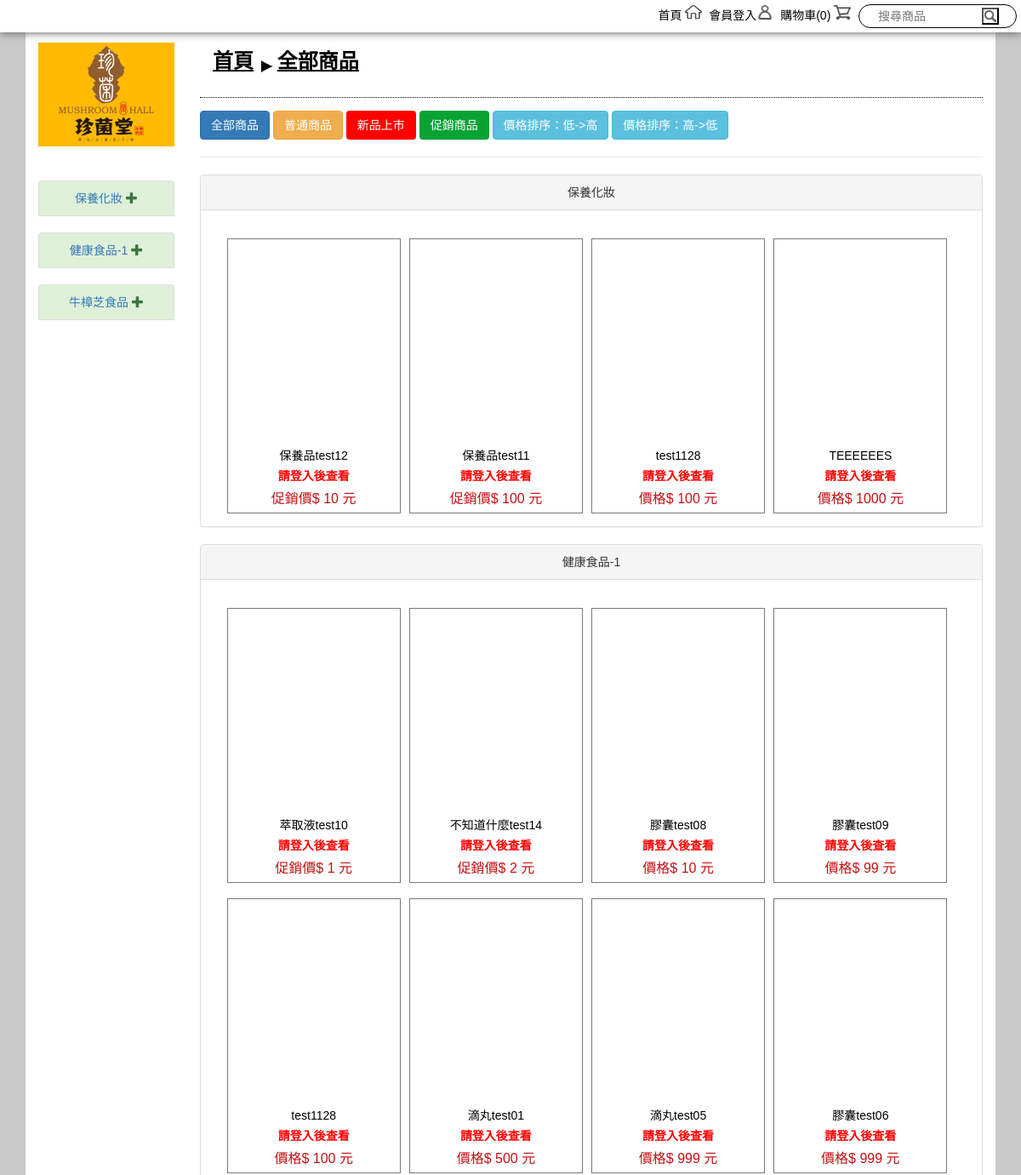
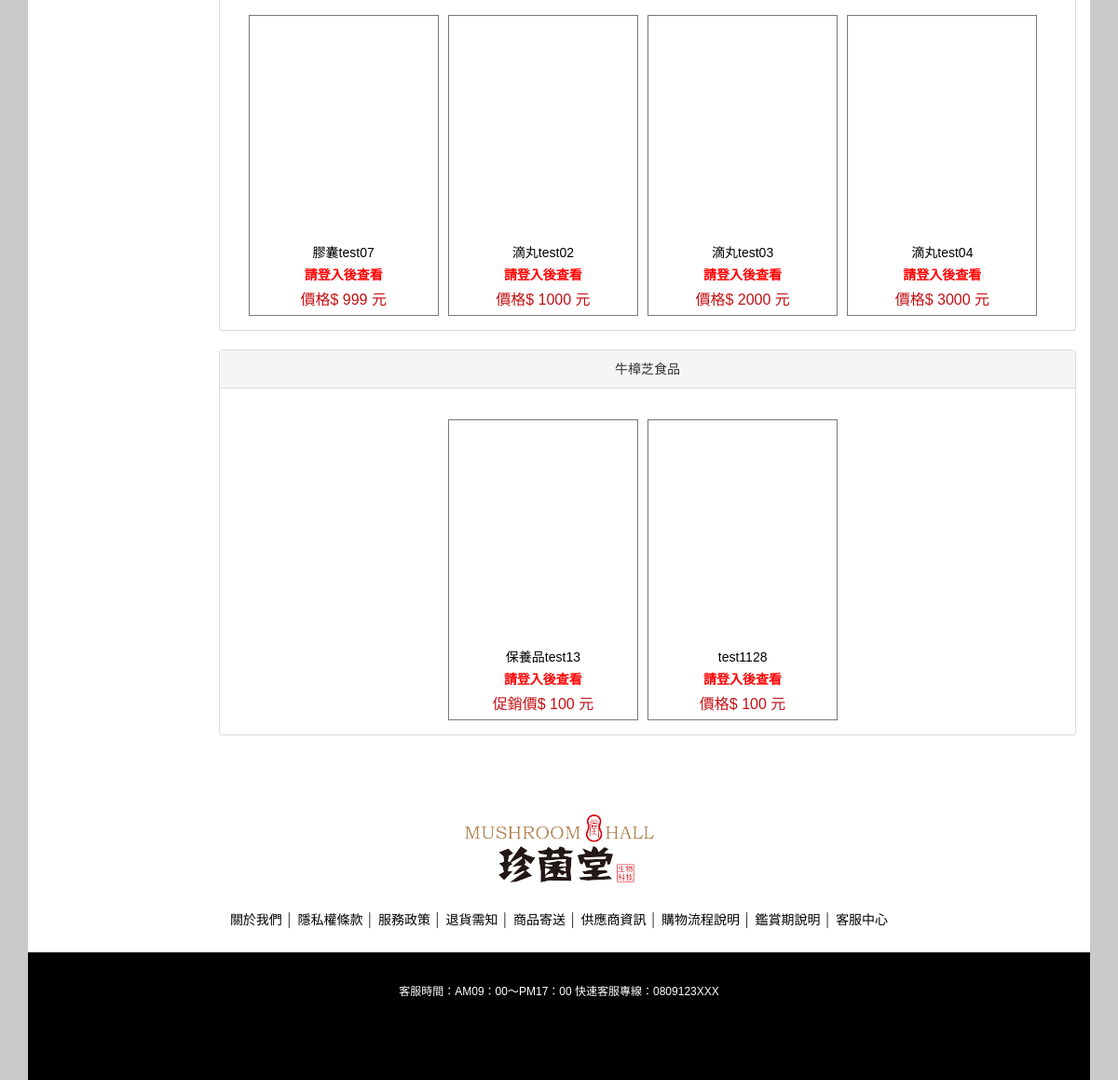
The page /pd_query.php on the database its author committed (2 pictures, top to bottom).
### tables this page shows
CREATE TABLE `proclass` (
  `no` int(11) NOT NULL COMMENT '類別編號 (PK)',
  `parent` int(11) NOT NULL COMMENT '上層編號(0:主類別，>0: 次類別)',
  `pcname` varchar(50) NOT NULL COMMENT '類別名稱',
  `sort` int(11) NOT NULL DEFAULT '1' COMMENT '類別順序(1最小)',
  `status` char(1) NOT NULL COMMENT '類別狀態(0:下架，1:上架)',
  `lang` varchar(10) NOT NULL COMMENT '語系代碼',
  `addtime` datetime NOT NULL COMMENT '建立時間',
  `updatetime` datetime NOT NULL COMMENT '修改時間'
);

CREATE TABLE `protags` (
  `no` int(11) NOT NULL COMMENT '標籤編號(流水號) ',
  `name` varchar(20) NOT NULL COMMENT '標籤名稱',
  `pic` varchar(50) NOT NULL COMMENT '圖片檔名',
  `color` varchar(10) NOT NULL COMMENT '標籤色碼',
  `sort` int(11) NOT NULL DEFAULT '1' COMMENT '標籤順序(1最小)',
  `lang` varchar(10) NOT NULL COMMENT '語系代碼',
  `addtime` datetime NOT NULL COMMENT '建立時間',
  `updatetime` datetime NOT NULL COMMENT '修改時間'
);

CREATE TABLE `products` (
  `proid` varchar(20) NOT NULL COMMENT '商品編號 (PK)',
  `suppid` varchar(20) NOT NULL COMMENT '供應商ID',
  `proname` varchar(50) NOT NULL COMMENT '商品名稱',
  `prointro` varchar(100) NOT NULL COMMENT '商品簡短說明',
  `pcno` int(11) NOT NULL COMMENT '商品主類別',
  `price` int(11) NOT NULL COMMENT '價格',
  `PV` int(11) NOT NULL COMMENT 'PV值',
  `bonuce` int(11) NOT NULL COMMENT '紅利',
  `stock` int(11) NOT NULL COMMENT '庫存量',
  `prodetail` text NOT NULL COMMENT '商品詳細說明',
  `protags` int(11) NOT NULL COMMENT '標籤編號(單選、標記效果) ',
  `weight` float NOT NULL DEFAULT '0' COMMENT '商品重量(KG)',
  `size` varchar(50) NOT NULL COMMENT '商品長寬高',
  `promo_start` datetime NOT NULL COMMENT '促銷起始時間',
  `promo_end` datetime NOT NULL COMMENT '促銷結束時間',
  `promo_price` int(11) NOT NULL COMMENT '促銷價格',
  `promo_PV` int(11) NOT NULL COMMENT '促銷PV值',
  `promo_bonuce` int(11) NOT NULL COMMENT '促銷紅利值',
  `uptime` datetime NOT NULL COMMENT '上架時間',
  `downtime` datetime NOT NULL COMMENT '下架時間',
  `memo` varchar(250) NOT NULL COMMENT '備註',
  `checkmemo` varchar(250) NOT NULL COMMENT '審核說明',
  `checktime` datetime NOT NULL COMMENT '審核時間',
  `status` char(1) NOT NULL DEFAULT '1' COMMENT '商品狀態(0:審核未通過,1:待審核,2:審核通過,3:上架,9:下架)',
  `lang` varchar(10) NOT NULL COMMENT '語系代碼',
  `viewcounts` int(11) NOT NULL DEFAULT '0' COMMENT '瀏覽次數',
  `addtime` datetime NOT NULL COMMENT '建立時間',
  `updatetime` datetime NOT NULL COMMENT '修改時間'
);

CREATE TABLE `productclass` (
  `no` int(11) NOT NULL COMMENT '圖片流水號(PK)',
  `proid` varchar(20) NOT NULL COMMENT '商品編號',
  `pcno1` int(11) NOT NULL COMMENT '商品類別編號(第1層)',
  `pcno2` int(11) NOT NULL COMMENT '商品類別編號(第2層)',
  `pcno3` int(11) NOT NULL COMMENT '商品類別編號(第3層)',
  `addtime` datetime NOT NULL COMMENT '建立時間',
  `updatetime` datetime NOT NULL COMMENT '修改時間'
);

### side_bar2.php (called while the page is built, shortened)
<?php
$classOne = [];
$classOneSql = 'SELECT A.no AS first_no, A.pcname AS first_name FROM proclass A WHERE A.parent=0 AND A.status=1 ORDER BY A.sort ASC';
$classOneRes = mysqli_query($conn, $classOneSql);
while ($classOneRow = mysqli_fetch_assoc($classOneRes)) {
    $classOne[] = $classOneRow;
}
?>

### pd_query.php (the view, shortened to what this page needs)
<?php
include 'db.php';
$isLogin = !empty($_SESSION['user']);
$products = [];
$productsSql = 'SELECT products.proid, products.proname, products.price, products.PV, products.bonuce, products.uptime, products.downtime, products.status, products.protags, products.promo_price, products.promo_PV, products.promo_bonuce, protags.name, protags.pic, protags.color, productclass.pcno1, productclass.pcno2, productclass.pcno3 FROM (SELECT * FROM products WHERE status=3 OR status=8) products LEFT JOIN protags ON products.protags=protags.no LEFT JOIN productclass ON products.proid=productclass.proid';
$productsRes = mysqli_query($conn, $productsSql);
while ($productsRow = mysqli_fetch_assoc($productsRes)) {
    $products[] = $productsRow;
}
$tmpArray = [];
foreach ($products as $product) {
    if ($product['status'] == 8) {
        if (!(time() > strtotime($product['uptime']) && time() < strtotime($product['downtime']))) {
        } else {
            $tmpArray[] = $product;
        }
    } else {
        $tmpArray[] = $product;
    }
}
$products = $tmpArray;
$tmpArray = [];
foreach ($products as $k => $v) {
    if ($v['protags'] == 2) {
        $tmpArray[$k] = $v['promo_price'];
    } else {
        $tmpArray[$k] = $v['price'];
    }
}
if (!isset($_GET['order'])) {
    asort($tmpArray);
}
$sortArray = [];
foreach ($tmpArray as $k => $v) {
    $sortArray[] = $products[$k];
}
$products = $sortArray;
$protags = [];
$protagsSql = 'SELECT no, name, pic, color FROM protags';
$protagsRes = mysqli_query($conn, $protagsSql);
while ($protagsRow = mysqli_fetch_assoc($protagsRes)) {
    $protags[] = $protagsRow;
}
$proclass = [];
$proclassSql = 'SELECT no, parent, pcname FROM proclass WHERE status=1 ORDER BY sort ASC';
$proclassRes = mysqli_query($conn, $proclassSql);
while ($proclassRow = mysqli_fetch_assoc($proclassRes)) {
    $proclass[] = $proclassRow;
}
$pics = [];
$picSql = 'SELECT proid, picname, picfile FROM productpics WHERE sort=1';
$picRes = mysqli_query($conn, $picSql);
while ($picsRow = mysqli_fetch_assoc($picRes)) {
    $pics[] = $picsRow;
}
?>
<!doctype html>
<html>
<head>
    <?php include 'http_head.php'; ?>
</head>
<body>
<div class="wrap">
    <?php include 'top_bar.php'; ?>
    <div class="container main">
        <div class="row content no-margin-rl">
            <div class="col-sm-2 left-area hidden-xs " style="">
                <?php include 'side_bar.php'; ?>
            </div>
            <div class="col-sm-10">
                <div class="beard">
                    <ul>
                        <li><a href="index.php">首頁</a></li>
                        <li><img src="img/process_icon.png" alt=""></li>
                        <?php
                        if (!isset($_GET['protags'])) {
                            if (isset($_GET['first']) && isset($_GET['second']) && isset($_GET['third'])) {
                                if ($_GET['second'] == 0 && $_GET['third'] == 0) {
                                    foreach ($proclass as $item) {
                                        if ($_GET['first'] == $item['no']) {
                                            echo '<li><a href="pd_query.php?first=' . $_GET['first'] . '&second=' . $_GET['second'] . '&third=' . $_GET['third'] . '">' . $item['pcname'] . '</a></li>';
                                            break;
                                        }
                                    }
                                } elseif ($_GET['third'] == 0) {
                                    foreach ($proclass as $item) {
                                        if ($_GET['first'] == $item['no']) {
                                            echo '<li><a href="pd_query.php?first=' . $_GET['first'] . '&second=' . 0 . '&third=' . $_GET['third'] . '">' . $item['pcname'] . '</a></li>';
                                            break;
                                        }
                                    }
                                    echo '<li><img src="img/process_icon.png" alt=""></li>';
                                    foreach ($proclass as $item) {
                                        if ($_GET['second'] == $item['no']) {
                                            echo '<li><a href="pd_query.php?first=' . $_GET['first'] . '&second=' . $_GET['second'] . '&third=' . $_GET['third'] . '">' . $item['pcname'] . '</a></li>';
                                            break;
                                        }
                                    }
                                } else {
                                    foreach ($proclass as $item) {
                                        if ($_GET['first'] == $item['no']) {
                                            echo '<li><a href="pd_query.php?first=' . $_GET['first'] . '&second=' . 0 . '&third=' . 0 . '">' . $item['pcname'] . '</a></li>';
                                            break;
                                        }
                                    }
                                    echo '<li><img src="img/process_icon.png" alt=""></li>';
                                    foreach ($proclass as $item) {
                                        if ($_GET['second'] == $item['no']) {
                                            echo '<li><a href="pd_query.php?first=' . $_GET['first'] . '&second=' . $_GET['second'] . '&third=' . 0 . '">' . $item['pcname'] . '</a></li>';
                                            break;
                                        }
                                    }
                                    echo '<li><img src="img/process_icon.png" alt=""></li>';
                                    foreach ($proclass as $item) {
                                        if ($_GET['third'] == $item['no']) {
                                            echo '<li><a href="pd_query.php?first=' . $_GET['first'] . '&second=' . $_GET['second'] . '&third=' . $_GET['third'] . '">' . $item['pcname'] . '</a></li>';
                                            break;
                                        }
                                    }
                                }
                            } else {
                                echo '<li><a>全部商品</a></li>';
                            }
                        }
                        ?>
                    </ul>
                </div>
                <div class="content-area">
                    <div class="row">
                        <div class="col-sm-12">
                            <a href="pd_query.php" class="btn btn-primary" role="button">全部商品</a>
                            <a href="pd_query.php?protags=0" class="btn btn-warning" role="button">普通商品</a>
                            <?php
                            foreach ($protags as $protag) {
                                echo '<a href="pd_query.php?protags=' .
                                    $protag['no'] .
                                    '" class="btn" role="button" style="color: white;background-color: ' .
                                    $protag['color'] .
                                    ';">' .
                                    $protag['name'] .
                                    '</a>' .
                                    "\n";
                            }
                            ?>
                            <a id="plth" href="" class="btn btn-info" role="button">價格排序：低->高</a>
                            <a id="phtl" href="" class="btn btn-info" role="button">價格排序：高->低</a>
                        </div>
                    </div>
                </div>
                <hr/>
                <div class="product-area">
                    <div class="product-list">
                        <?php
                        foreach ($proclass as $item) {
                            if ($item['parent'] == 0) {
                                foreach ($products as $product) {
                                    if ($product['pcno1'] == $item['no']) {
                                        echo '<div class="panel panel-default">';
                                        echo '<div class="panel-heading">' . $item['pcname'] . '</div>';
                                        echo '<div class="panel-body">';
                                        break;
                                    }
                                }
                                foreach ($products as $product) {
                                    if ($product['pcno1'] == $item['no']) {
                                        echo '<div class="pd">';
                                        echo "<a href='pd_page.php?proid=" . $product['proid'] . "'>";
                                        foreach ($pics as $pic) {
                                            if ($product['proid'] == $pic['proid']) {
                                                echo '<div class="pd-pic"><img src="upload/product/' . $pic['picfile'] . '" alt=""/></div>';
                                            }
                                        }
                                        echo '<div class="pd-name">' . $product['proname'] . '</div>';
                                        if ($isLogin) {
                                            switch ($_SESSION['user2']['type']) {
                                                case 1:
                                                    echo '<div class="pd-pv">紅利：' . $product['bonuce'] . '</div>';
                                                    break;
                                                case 2:
                                                    echo '<div class="pd-pv">PV：' . $product['PV'] . '</div>';
                                                    break;
                                            }
                                        } else {
                                            echo '<div class="pd-pv">請登入後查看</div>';
                                        }
                                        if ($product['protags'] == 2) {
                                            echo '<div class="pd-price">促銷價$ ' . $product['promo_price'] . ' 元</div>';
                                        } else {
                                            echo '<div class="pd-price">價格$ ' . $product['price'] . ' 元</div>';
                                        }
                                        echo '</a>';
                                        echo '</div>';
                                    }
                                }
                                foreach ($products as $product) {
                                    if ($product['pcno1'] == $item['no']) {
                                        echo '</div>';
                                        echo '</div>';
                                        break;
                                    }
                                }
                            }
                        }
                        ?>
                    </div>
                </div>
            </div>
        </div>
        <?php include 'footer.php'; ?>
    </div>
</div>
</body>
</html>

### side_bar.php (shortened to what this page needs)
<div class=" left-move ">
    <div class="logo ">
        <a href="index.php"><img src="img/logo.jpg" style="" alt=""></a>
    </div>
    <br/>
    <br/>
    <div class="menu-area">
        <?php
        foreach ($classOne as $item1) {
            echo '<ul class="list-group sbar">';
            echo '<li class="list-group-item list-group-item-success c1">';
            echo '<a href="pd_query.php?first=' . $item1['first_no'] . '&second=0&third=0">';
            echo $item1['first_name'].' ';
            echo '</a>';
            echo '</li>';
            echo '</ul>';
        }
        ?>
    </div>
</div>

### css/layout.css (style rules this page uses)
a { text-decoration:none; }
img { height:auto; max-width:100%; }
body { margin:0px; background-color:#C9C9C9; font-family:'Microsoft JhengHei' , Arial; }
.wrap { width:100%; }
.main { margin:0 auto; }
.content { background-color:#FFF; }
.no-margin-rl { margin-left:0px; margin-right:0px; }
.left-move { margin-top:50px; text-align:center; }
.logo { width:100%; background-color:#FFBA01; }
.menu-area { width:100%; margin-top:0px; }
.product-area { width:100%; }
.beard { width:100%; margin-top:55px; margin-bottom:15px; padding-bottom:15px; border-bottom:1px #000 dotted; }
.beard ul li { display:inline-block; position:relative; left:15px; }
.beard ul li a { font-size:24px; font-weight:bold; color:#000; text-decoration:underline; }
.product-area .product-list .pd a { color:#000; }
.product-list { width:100%; text-align:center; }
.pd { width:23%; text-align:center; margin-top:2% ; margin-right:10px; display:inline-block; border:1px solid #797979; position:relative; }
.pd-name { padding:2px; font-size:14px; }
.pd-pv { padding:2px; font-weight:bold; color:red; }
.pd-price { padding:4px; color:#C41013; font-size:16px; }
.content-area { width:100%; }
.left-area { margin-left: 0px; z-index:0; background-color:#fff; }
body { position: relative; }

### rows shown on the page
proclass: pcname "保養化妝"
proclass: pcname "健康食品-1"
proclass: pcname "牛樟芝食品"
protags: name "新品上市"
protags: name "促銷商品"
products: proname "保養品test12", promo_price "10"
products: proname "保養品test11", promo_price "100"
products: proname "test1128", price "100"
productclass: proid.proname "TEEEEEES", proid.price "1000"
products: proname "萃取液test10", promo_price "1"
products: proname "不知道什麼test14", promo_price "2"
productclass: proid.proname "膠囊test08", proid.price "10"
productclass: proid.proname "膠囊test09", proid.price "99"
productclass: proid.proname "滴丸test01", proid.price "500"
productclass: proid.proname "滴丸test05", proid.price "999"
products: proname "膠囊test06", price "999"
products: proname "膠囊test07", price "999"
products: proname "滴丸test02", price "1000"
products: proname "滴丸test03", price "2000"
products: proname "滴丸test04", price "3000"
products: proname "保養品test13", promo_price "100"

### other values the page prints
count($_SESSION['shop_cart']) "0"
$setting["serv_time"] "AM09：00～PM17：00"
$setting["cs_phone"] "0809123XXX"
